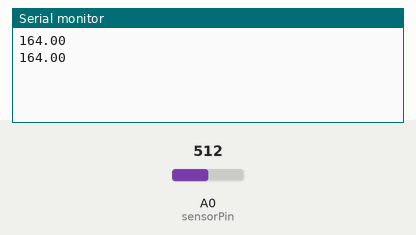
Recording of a sketch running on a simulated Arduino Uno, built with avr-gcc and run on an emulated ATmega328P. On the bench: the last lines printed to the serial monitor. Inputs (shaded band) come from the test bench; at power-on: A0 (sensorPin) = 512.

Above: at 1.8 s.
1.9 s: A0 (sensorPin) set to 716
At 2.8 s:
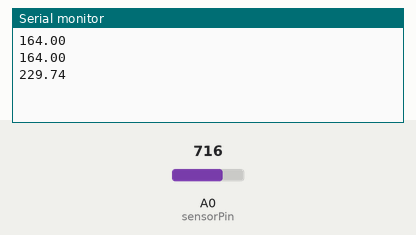
3.4 s: A0 (sensorPin) set to 900
At 4.8 s:
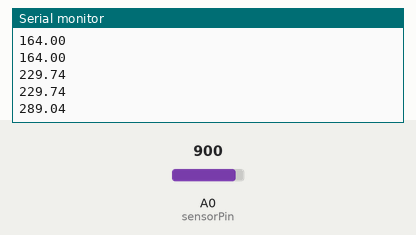
Timing chart, 0 to 6.4 s (numbered marks = the images above; inputs shaded):
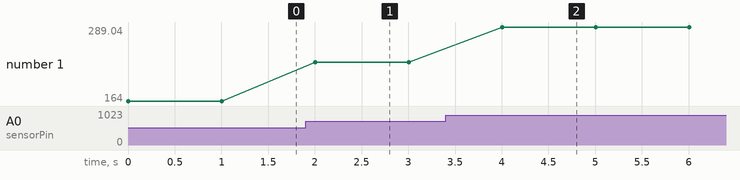

The sketch:

Test_LM35_ESP8266_2-7-4.ino
```cpp
/*
  Created by SENSORVN.COM, February 25, 2021.
  Wiring
  VCC -> 3.3V
  GND -> GND
  OUT -> A0
*/
int sensorPin = A0;

void setup()
{
   Serial.begin(115200);
}

void loop()
{
  int reading = analogRead(sensorPin);
  float voltage = reading * 3.3 / 1024.0;
  float temp = voltage * 100.0 - 1.0;
  Serial.println(temp);
  delay(1000);
}
```

Measured:
- after the input at 1.9 s, the serial monitor: prints a new line after 0.10 s (image 1)
- after the input at 3.4 s, the serial monitor: prints a new line after 0.60 s (image 2)
- plotted number 1: 164 → 229.74 after the input at 1.9 s, 229.74 → 289.04 after the input at 3.4 s
